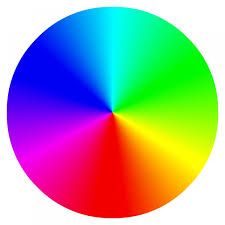
#> input picture Image/color_wheel.jpeg, 225 x 225 px
$ python auto_gamma_correction.py --input Image/color_wheel.jpeg --output out.png
#> lines starting #> are read from the running program, lines starting #| are printed output that depends on the picture; long printed decimals are rounded
#> further down, image is the input picture: shape (225, 225, 3); mean B, G, R 159.1, 161, 160.4
import cv2
import argparse
import numpy as np

def auto_gama_correction(image, output_path):
    # Converting the BGR Image to HSV Image and take the v channel to get the correct value of the Image
#> called with output_path = 'out.png'
    hsv = cv2.cvtColor(image, cv2.COLOR_BGR2HSV)
#> hsv: shape (225, 225, 3); mean H, S, V 65, 177.6, 249.1
    hsv = hsv/255.0
#> hsv: shape (225, 225, 3) float64; mean H, S, V 0.255, 0.697, 0.977
    v = hsv[:, :, 2]
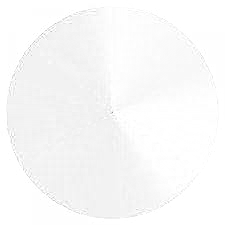
#> v: shape (225, 225) float64; min 0.557, max 1, mean 0.977
    # Calculate the mean and distribution of the Image using the v channel
    mu = v.mean()
#> mu = 0.977
    sigma = v.std()
#> sigma = 0.0244
    print("Mean : ", mu)
#| Mean :  0.9769
    print("Stdev : ", sigma)
#| Stdev :  0.02436
    # Calculating the D value to Determine the low or High contrast Image
    # where D = 4 * sigma
    D = ((mu + (2*sigma)) - (mu - (2*sigma)))
#> D = 0.0974
    tres = 1/ 3
    Flag = ""
    if D < tres or D == tres:
      print("Low contrast Image")
      Flag = "Low"
    else:
      print("High contrast Image")
      Flag = "High"

    # Determining the Image is Brighter or Darker
    if mu >= 0.50:
      print("Bright")
    else:
      print("Dark")

    # Calculating the gamma value
    if Flag == "High":
      gamma = np.exp((1 - (mu + sigma)) / 2)
    else:
      gamma = -np.log(sigma)
#> gamma = 3.71
    gamma = gamma.astype(np.float32)
    print("gamma value : ", gamma)
#| gamma value :  3.715

    # Calculating the Value of C
    heaviside_x = (0.50 - mu)
#> heaviside_x = -0.477

    if heaviside_x <= 0:
      heaviside = 0
    else:
      heaviside = 1

    print("heaviside : ", heaviside)
    power_val = np.power(image/255 , gamma)
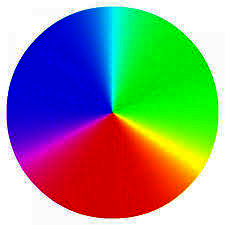
#> power_val: shape (225, 225, 3) float64; mean B, G, R 0.529, 0.563, 0.543
    power_val = power_val.astype(np.float32)

    k = power_val + ((1- power_val) * np.power(mu, gamma))
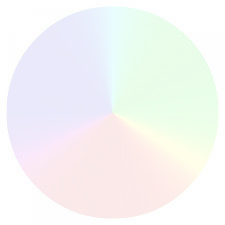
#> k: shape (225, 225, 3) float32; mean B, G, R 0.961, 0.964, 0.962
    k = k.astype(np.float32)
    c = 1 / (1 + (heaviside * (k -1)))
#> c: shape (225, 225, 3) float32; every value is 1
    c = c.astype(np.float32)
    image_out = c * (np.power(image/255, gamma))
    image_out = image_out.astype(np.float32)
    image_out = np.round(image_out * 255.0)
    cv2.imwrite(output_path, image_out)
    return image_out

if __name__ == '__main__':
    my_parser = argparse.ArgumentParser(description='pass input Image path and output path')
    my_parser.add_argument('--input', type=str, required=True, help='Image path to apply gamma correct')
    my_parser.add_argument('--output', type=str, required=True, help='Output Path to save the processed Image')

    args = my_parser.parse_args()
    image = cv2.imread(args.input)
    auto_gama_correction(image, args.output)
